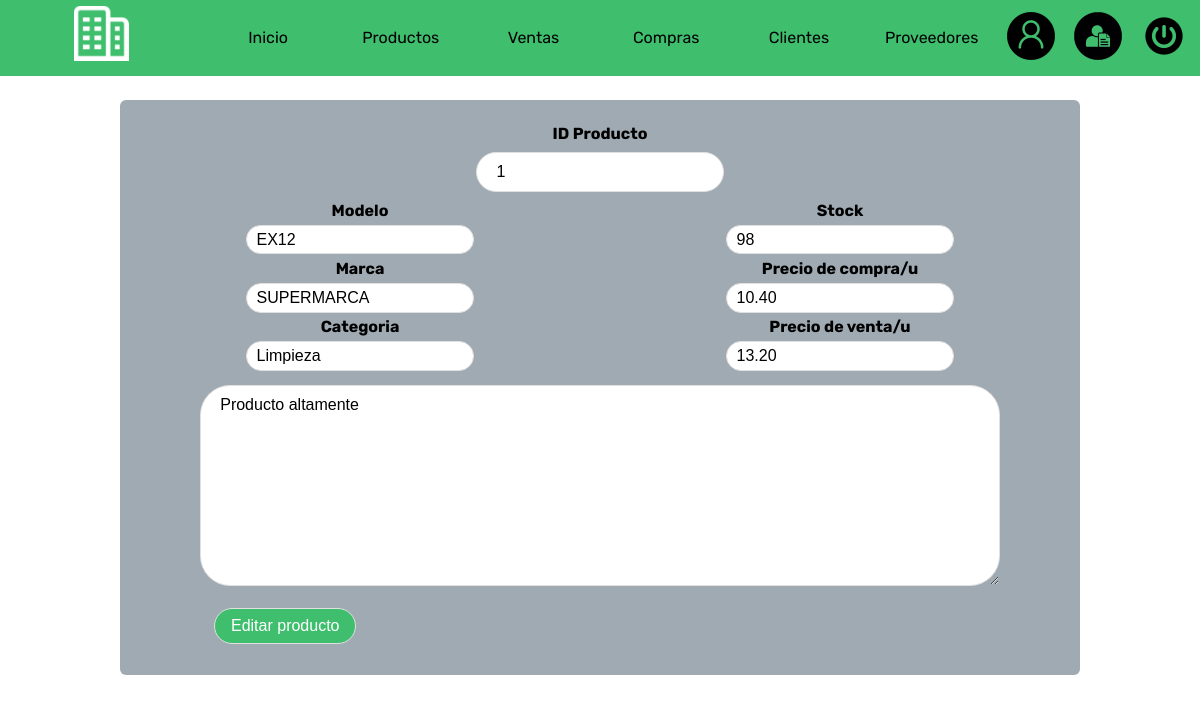
Screenshot of /editarproducto.php?id=1 (signed in) with the database file from the repository.
### tables this page shows
CREATE TABLE `productos` (
  `id_producto` varchar(6) NOT NULL,
  `precio_unitario` decimal(9,2) DEFAULT NULL,
  `pvp` decimal(9,2) DEFAULT NULL,
  `modelo` varchar(30) DEFAULT NULL,
  `marca` varchar(30) DEFAULT NULL,
  `categoria` varchar(20) DEFAULT NULL,
  `descripcion` varchar(60) DEFAULT NULL,
  `stock` int(6) DEFAULT NULL,
  `final` tinyint(1) NOT NULL DEFAULT 0
);

### Db/Con1Db.php (called while the page is built)
<?php
class Connection
{
    public static function conn1()
    {
        $mysqli = new mysqli('localhost', 'root','', 'erp');
        if($mysqli->connect_errno)
        {
            printf("Error en la conexion: %s\n", $mysqli->coneect_errno);
        }
        else
        {
            $mysqli->set_charset('utf8');
            return $mysqli;
        }
    }
}
?>

### Controllers/EditarProductoController1.php (called while the page is built)
<?php
    $id = $_GET['id'];
    if(file_exists("../Db/Con1Db.php"))
    {
        require_once "../Db/Con1Db.php";
        require_once "../Models/Datos1Model.php";
    }
    elseif(file_exists("Db/Con1Db.php"))
    {
        require_once "Db/Con1Db.php";
        require_once "Models/Datos1Model.php";
    }
    $oData = new Datos;
    $sql = "SELECT * FROM productos where id_producto='$id'";
    $data = $oData->getData1($sql);
    if(empty($data))
    {
        echo"
            <div class='bloque1 negrita'>
                No hay datos.
                $id
            </div>
        ";
    }
    else
    {
        foreach ($data as $row)
        {
            $id_producto = $row->id_producto;
            $precio_unitario = $row->precio_unitario;
            $pvp = $row->pvp;
            $modelo = $row->modelo;
            $marca = $row->marca;
            $categoria = $row->categoria;
            $descripcion = $row->descripcion;
            $stock = $row->stock;
        }
    }
?>

### Models/Datos1Model.php (called while the page is built, shortened)
<?php
class Datos
{
    private $mysqli;
    private $data;
    public function __construct()
    {
        $this->mysqli= Connection::conn1();
        $this->data=array();
    }
    public function getData1($sql)
    {
        $result = $this->mysqli->query($sql);
        while($rows=$result->fetch_object())
        {
            $this->data[]=$rows;
        }
        return $this->data;
    }
}
?>

### Views/Productos/EditarProducto3View.php (the view, shortened to what this page needs)
<div class="pt-2">
<?php require_once "Controllers/EditarProductoController1.php"; ?>
    <form id="formEditarProducto1" class="formFacturaCompra pt-2 pb-2">
        <div class="col-12">
            <h4>ID Producto</h4>
                <input type="text" name="id" id="id" value='<?php echo $id_producto ?>'>
        </div>
                <div class="col-12 cajaFacturaCompra">
                    <div class="col-6">
                        <div>
                            <h4>Modelo</h4>
                            <input type="text" name="modelo" id="modelo" value='<?php echo $modelo ?>'>
                        </div>
                        <div>
                            <h4>Marca</h4>
                            <input type="text" name="marca" id="marca" value='<?php echo $marca ?>'>
                        </div>
                        <div>
                            <h4>Categoria</h4>
                            <input type="text" name="categoria" id="categoria" value='<?php echo $categoria ?>'>
                        </div>
                    </div>
                    <div class="col-6">
                    <div>
                            <h4>Stock</h4>
                            <input type="number" name="stock" id="stock" value='<?php echo $stock ?>'>
                        </div>
                        <div>
                            <h4>Precio de compra/u</h4>
                            <input type="number" name="preciocompra" id="preciocompra" value='<?php echo $precio_unitario ?>'>
                        </div>
                        <div>
                            <h4>Precio de venta/u</h4>
                            <input type="number" name="precioventa" id="precioventa" value='<?php echo $pvp ?>'>
                        </div>
                    </div>
                </div>
                <div >
                    <textarea  class="col-10" name="descripcion" id="descripcion"  rows="10" ><?php echo $descripcion ?></textarea>
                </div>
                <div class="cajaBotonProducto">
                    <input type="submit" id="botonEditarProducto" name="botonEditarProducto" class="boton1" value="Editar producto">
            </div>
            </form>
        </div>

### Assets/css/style.css (style rules this page uses)
* { padding: 0; margin: 0; box-sizing: border-box; font-family: 'Rubik', sans-serif; text-align: center; }
.pb-2 { padding-bottom: 2%; }
.pt-2 { padding-top: 2%; }
.col-6 { width: 50%; }
.col-10 { width: 83.33%; }
.col-12 { width: 100%; }
input, textarea, checkbox, submit, select { background-color: #ffffff; color: #000000; border: 1px solid #e0e0e0; border-radius: 30px; padding: 1% 2%; margin: 1%; text-align: left; text-decoration: none; font-family: Arial, Helvetica, sans-serif; font-size: 100%; cursor: pointer; outline: 0; }
.boton1 { background-color: #3FBF6D; color: #ffffff; text-align: center; font-family: Arial, Helvetica, sans-serif; padding: 1% 2%; border-radius: 30px; }
.cajaFacturaCompra { display: flex; flex-direction: row; justify-content: center; align-items: center; }
.formFacturaCompra { width: 80%; margin: auto; background-color: #a0aab2; border-radius: 6px; }
.cajaBotonProducto { display: flex; flex-direction: row; justify-content: space-between; margin-right: 9%; margin-left: 9%; }

### rows the page displays
productos: id "1", modelo "EX12", marca "SUPERMARCA", categoria "Limpieza", stock "98", preciocompra "10.40", precioventa "13.20", descripcion "Producto altamente"
